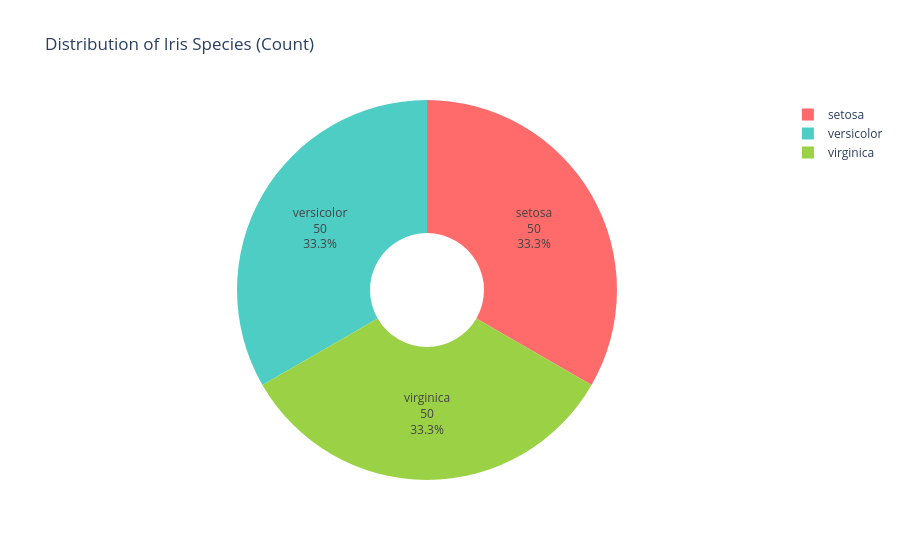

Source (notebook cell):
### Code cell
# Donut Chart of Iris Species Distribution 

fig = px.pie(
    df,
    names='species',
    title='Distribution of Iris Species (Count)',
    hole=0.3,
    color='species',
    color_discrete_map={
        'setosa': '#FF6B6B',
        'versicolor': '#4ECDC4',
        'virginica': "#9BD145"
    }
)

fig.update_traces(textinfo='label+percent+value')
fig.show()

### Figure 1 — Plotly figure (JSON) as saved in the notebook; plotly's stock layout.template omitted (floating-point values rounded to 4 significant figures; data arrays with more than 128 entries replaced by an {"elided": "..."} marker saying what was removed)
{"data": [{"customdata": {"elided": "150x1 str values"}, "domain": {"x": [0, 1], "y": [0, 1]}, "hole": 0.3, "hovertemplate": "species=%{customdata[0]}<extra></extra>", "labels": {"elided": "150 str values"}, "legendgroup": "", "marker": {"colors": {"elided": "150 str values"}}, "name": "", "showlegend": true, "textinfo": "label+percent+value", "type": "pie"}], "layout": {"legend": {"tracegroupgap": 0}, "title": {"text": "Distribution of Iris Species (Count)"}}}
